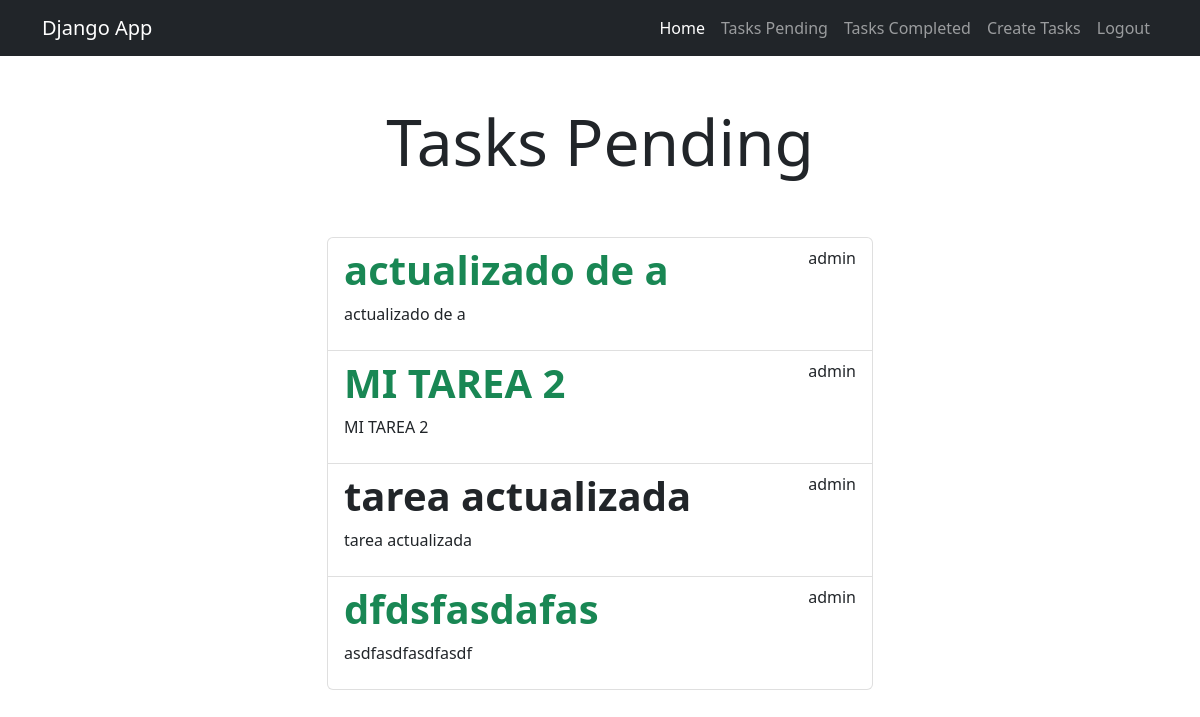
/tasks/completed (signed in), run on the app's committed database.
### task/models.py (models this page shows, shortened)
class Task(models.Model):
    title=models.CharField(max_length=100)
    description=models.TextField(blank=True)
    created=models.DateTimeField(auto_now_add=True)
    datecompleted = models.DateTimeField(null=True, blank=True)
    important=models.BooleanField(default=False)
    user=models.ForeignKey(User, on_delete=models.CASCADE)

### task/views.py (the view)
# urls.py: path('tasks/completed', views.tasks_completed, name='tasks_completed'),
@login_required
def tasks_completed(request):
    tasks=Task.objects.filter(user=request.user, datecompleted__isnull=False).order_by('datecompleted')
    return render(request, 'tasks.html',{'tasks':tasks})

### task/templates/tasks.html
{% extends 'base.html' %}
{% block content %}
<main class="container">
    <div class="row">
        <div class="col-md-6 offset-md-3">
            <h1 class="text-center display-3 py-5">Tasks Pending</h1>
            <ul class="list-group">
                {% for task in tasks %}
                <a class="list-group-item" href="{% url 'task_detail' task.id %}">
                    <header class="d-flex justify-content-between">
                    {% if task.important %}
                    <h1 class="fw-bold text-success">{{ task.title }}</h1>
                    {% else %}
                    <h1 class="fw-bold">{{ task.title }}</h1>
                    {% endif %}
                    <p>{{ task.user.username }}</p>
                </header>
                <p>{{ task.description }}</p>
                </a>
                {% endfor %}
            </ul>
        </div>
    </div>
</main>
{% endblock content %}

### task/templates/base.html (shortened to what this page needs)
<!DOCTYPE html>
<html lang="en">
  <head>
    <link rel="stylesheet"
      href="https://cdn.jsdelivr.net/npm/bootstrap@5.2.2/dist/css/bootstrap.min.css">
  </head>
  <body>
    <nav class="navbar navbar-expand-lg bg-dark navbar-dark">
      <div class="container">
        <a class="navbar-brand" href="/">Django App</a>
        <div class="collapse navbar-collapse" id="navbarNav">
          <ul class="navbar-nav ms-auto">
            <li class="nav-item">
              <a class="nav-link active" aria-current="page" href="/">Home</a>
            </li>
            {% if user.is_authenticated %}
            <li class="nav-item">
              <a class="nav-link" href="{%url 'tasks' %}">Tasks Pending</a>
            </li>
            <li class="nav-item">
              <a class="nav-link" href="{% url 'tasks_completed'%}">Tasks
                Completed</a>
            </li>
            <li class="nav-item">
              <a class="nav-link" href="/tasks/create">Create Tasks</a>
            </li>
            <li class="nav-item">
              <a class="nav-link" href="/logout">Logout</a>
            </li>
            {% endif %}
          </ul>
        </div>
      </div>
    </nav>
    {% block content %}
    {% endblock content %}
  </body>
</html>

### data on the page
Task: title "actualizado de a", user.username "admin", description "actualizado de a"
Task: title "MI TAREA 2", user.username "admin", description "MI TAREA 2"
Task: title "tarea actualizada", user.username "admin", description "tarea actualizada"
Task: title "dfdsfasdafas", user.username "admin", description "asdfasdfasdfasdf"
